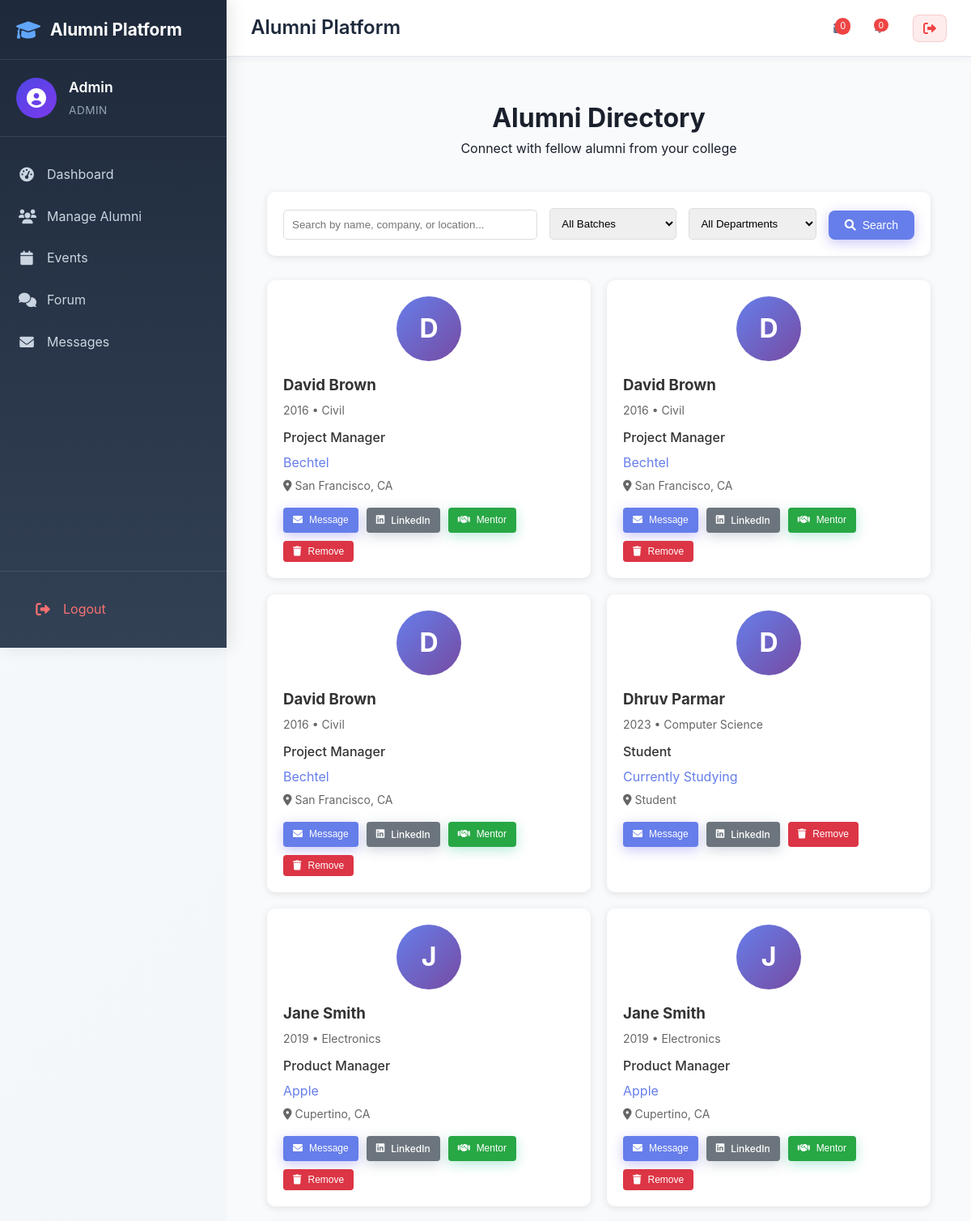
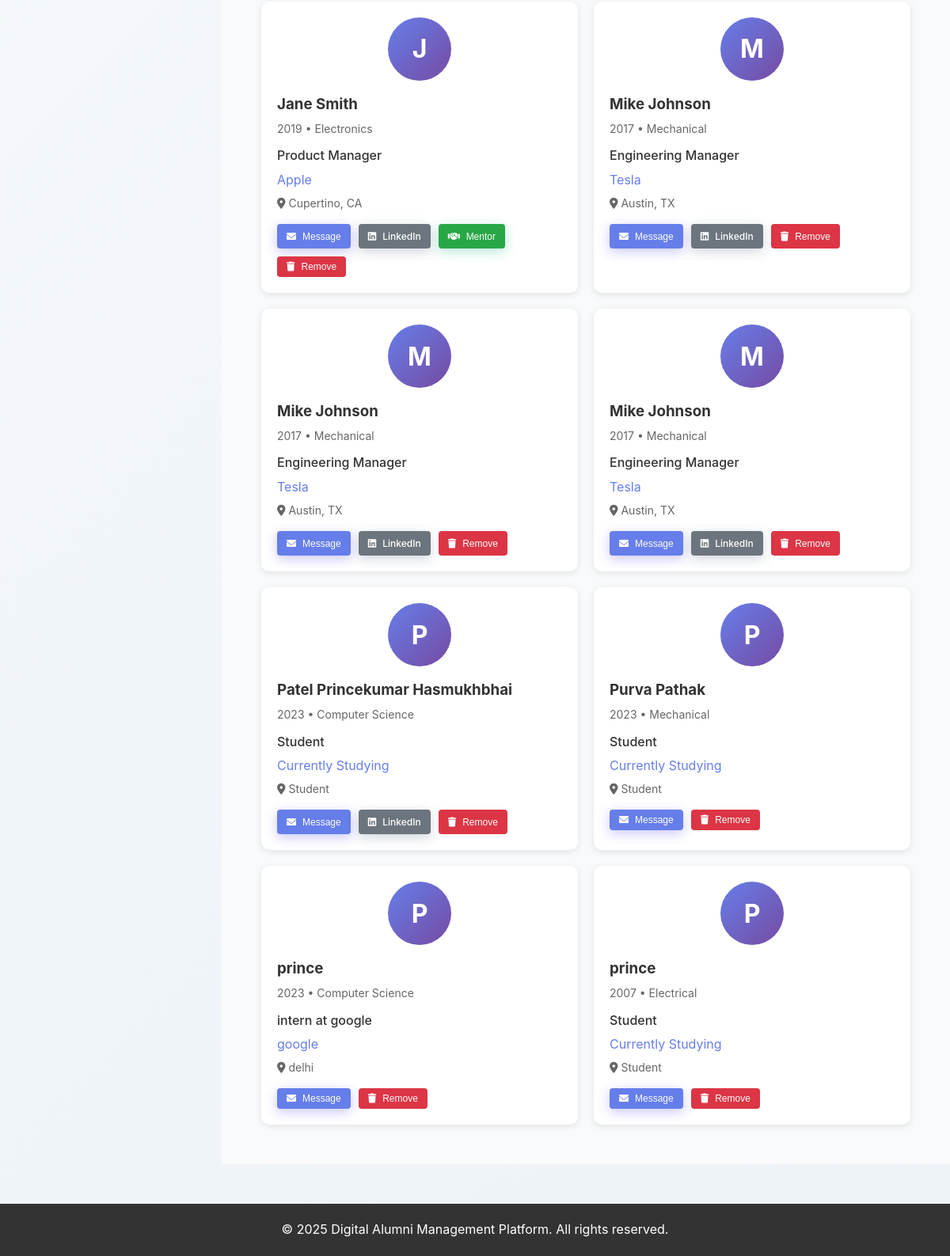
The app's page /alumni/directory (signed in) with its own data (2 pictures, top to bottom).
### tables this page shows
CREATE TABLE "alumni_profiles" (
            id INTEGER PRIMARY KEY AUTOINCREMENT,
            user_id INTEGER,
            name TEXT NOT NULL,
            batch_year INTEGER,
            department TEXT,
            current_job TEXT,
            company TEXT,
            location TEXT,
            achievements TEXT,
            profile_picture TEXT,
            cv_file TEXT,
            linkedin_url TEXT,
            privacy_level TEXT DEFAULT 'public' CHECK(privacy_level IN ('public', 'private')),
            available_for_mentorship INTEGER DEFAULT 0,
            created_at TIMESTAMP DEFAULT CURRENT_TIMESTAMP,
            FOREIGN KEY (user_id) REFERENCES users(id)
        );

### app.py (the view)
@app.route('/alumni/directory')
def alumni_directory():
    if 'user_id' not in session:
        return redirect(url_for('login'))
    if session.get('role') == 'alumni' and not check_profile_completion():
        session['profile_incomplete'] = True
        return redirect(url_for('create_profile'))
    search = request.args.get('search', '')
    batch = request.args.get('batch', '')
    department = request.args.get('department', '')
    query = """
        SELECT ap.*, u.email FROM alumni_profiles ap
        JOIN users u ON ap.user_id = u.id
        WHERE u.is_verified = TRUE AND ap.privacy_level = 'public'
    """
    params = []
    if search:
        query += " AND (ap.name LIKE ? OR ap.company LIKE ? OR ap.location LIKE ?)"
        search_param = f"%{search}%"
        params.extend([search_param, search_param, search_param])
    if batch:
        query += " AND ap.batch_year = ?"
        params.append(batch)
    if department:
        query += " AND ap.department = ?"
        params.append(department)
    query += " ORDER BY ap.name"
    alumni = db.execute_query(query, params)
    batches = db.execute_query("SELECT DISTINCT batch_year FROM alumni_profiles WHERE batch_year IS NOT NULL ORDER BY batch_year DESC")
    departments = db.execute_query("SELECT DISTINCT department FROM alumni_profiles WHERE department IS NOT NULL ORDER BY department")
    return render_template('alumni/directory.html',
                         alumni=alumni,
                         batches=batches,
                         departments=departments,
                         search=search,
                         selected_batch=batch,
                         selected_department=department)

### templates/alumni/directory.html (shortened to what this page needs)
{% extends "base.html" %}
{% block content %}
<div class="directory-container">
    <div class="directory-header">
        <h1>Alumni Directory</h1>
        <p>Connect with fellow alumni from your college</p>
    </div>
    <div class="search-section">
        <form method="GET" class="search-form">
            <div class="search-row">
                <div class="search-group">
                    <input type="text" name="search" value="{{ search }}" placeholder="Search by name, company, or location..." class="search-input">
                </div>
                <div class="filter-group">
                    <select name="batch" class="filter-select">
                        <option value="">All Batches</option>
                    </select>
                </div>
                <div class="filter-group">
                    <select name="department" class="filter-select">
                        <option value="">All Departments</option>
                    </select>
                </div>
                <button type="submit" class="btn btn-primary">
                    <i class="fas fa-search"></i> Search
                </button>
            </div>
        </form>
    </div>
    <div class="alumni-grid">
        {% if alumni %}
            {% for alumnus in alumni %}
            <div class="alumni-card">
                <div class="alumni-avatar">
                    {% if alumnus.profile_picture %}
                        <img src="{{ url_for('static', filename='uploads/' + alumnus.profile_picture) }}" alt="{{ alumnus.name }}">
                    {% else %}
                        <div class="avatar-placeholder">
                            {{ alumnus.name[0].upper() }}
                        </div>
                    {% endif %}
                </div>
                <div class="alumni-info">
                    <h3>{{ alumnus.name }}</h3>
                    <p class="batch-dept">{{ alumnus.batch_year }} • {{ alumnus.department }}</p>
                    {% if alumnus.current_job %}
                    <p class="job-title">{{ alumnus.current_job }}</p>
                    {% endif %}
                    {% if alumnus.company %}
                    <p class="company">{{ alumnus.company }}</p>
                    {% endif %}
                    {% if alumnus.location %}
                    <p class="location">
                        <i class="fas fa-map-marker-alt"></i> {{ alumnus.location }}
                    </p>
                    {% endif %}
                    <div class="alumni-actions">
                        <button class="btn btn-sm btn-primary" onclick="sendMessage({{ alumnus.user_id }})">
                            <i class="fas fa-envelope"></i> Message
                        </button>
                        {% if alumnus.linkedin_url %}
                        <a href="{{ alumnus.linkedin_url }}" target="_blank" class="btn btn-sm btn-secondary">
                            <i class="fab fa-linkedin"></i> LinkedIn
                        </a>
                        {% endif %}
                        {% if alumnus.available_for_mentorship %}
                        <button class="btn btn-sm btn-success" onclick="requestMentorship({{ alumnus.user_id }})">
                            <i class="fas fa-handshake"></i> Mentor
                        </button>
                        {% endif %}
                        {% if session.role == 'admin' %}
                        <button class="btn btn-sm btn-danger" onclick="removeAlumni({{ alumnus.user_id }}, '{{ alumnus.name }}')">
                            <i class="fas fa-trash"></i> Remove
                        </button>
                        {% endif %}
                    </div>
                </div>
            </div>
            {% endfor %}
        {% else %}
            <div class="no-results">
                <i class="fas fa-search"></i>
                <h3>No alumni found</h3>
                <p>Try adjusting your search criteria or filters.</p>
            </div>
        {% endif %}
    </div>
</div>
{% endblock %}

### templates/base.html (shortened to what this page needs)
<!DOCTYPE html>
<html lang="en">
<head>
    <link rel="stylesheet" href="{{ url_for('static', filename='css/style.css') }}">
    <link href="https://cdnjs.cloudflare.com/ajax/libs/font-awesome/6.0.0/css/all.min.css" rel="stylesheet">
    <link rel="stylesheet" href="https://unpkg.com/leaflet@1.7.1/dist/leaflet.css" />
</head>
<body>
    {% if session.user_id %}
    <div class="sidebar" id="sidebar">
        <div class="sidebar-header">
            <div class="sidebar-logo">
                <i class="fas fa-graduation-cap"></i>
                <span class="logo-text">Alumni Platform</span>
            </div>
        </div>
        <div class="sidebar-user">
            <div class="user-avatar">
                <i class="fas fa-user-circle"></i>
            </div>
            <div class="user-info">
                <div class="user-name">{{ session.email.split('@')[0].title() }}</div>
                <div class="user-role">{{ session.role.title() }}</div>
            </div>
        </div>
        <nav class="sidebar-nav">
            {% if session.role == 'admin' %}
                <a href="{{ url_for('admin_dashboard') }}" class="nav-item">
                    <i class="fas fa-tachometer-alt"></i>
                    <span>Dashboard</span>
                </a>
                <a href="{{ url_for('alumni_directory') }}" class="nav-item">
                    <i class="fas fa-users"></i>
                    <span>Manage Alumni</span>
                </a>
                <a href="{{ url_for('admin_events') }}" class="nav-item">
                    <i class="fas fa-calendar"></i>
                    <span>Events</span>
                </a>
                <a href="{{ url_for('forum') }}" class="nav-item">
                    <i class="fas fa-comments"></i>
                    <span>Forum</span>
                </a>
            {% endif %}
            <a href="{{ url_for('messages') }}" class="nav-item">
                <i class="fas fa-envelope"></i>
                <span>Messages</span>
            </a>
        </nav>
        <div class="sidebar-footer">
            <a href="{{ url_for('logout') }}" class="nav-item logout-item">
                <i class="fas fa-sign-out-alt"></i>
                <span>Logout</span>
            </a>
        </div>
    </div>
    <header class="top-header">
        <div class="header-title">
            <h1>{% block page_title %}Alumni Platform{% endblock %}</h1>
        </div>
        <div class="header-actions">
            <a href="{{ url_for('messages') }}" class="header-btn" title="Messages">
                <span class="notification-badge" id="messageCount">0</span>
            </a>
            <button class="header-btn" id="notificationBtn" title="Notifications">
                <span class="notification-badge" id="notificationCount">0</span>
            </button>
            <a href="{{ url_for('logout') }}" class="header-btn logout-btn" title="Logout">
                <i class="fas fa-sign-out-alt"></i>
            </a>
        </div>
    </header>
    <main class="main-content">
    {% endif %}
        <div class="content-wrapper">
            {% block content %}{% endblock %}
        </div>
    </main>
    <footer class="footer">
        <div class="footer-content">
            <p>&copy; 2025 Digital Alumni Management Platform. All rights reserved.</p>
        </div>
    </footer>
</body>
</html>

### templates/alumni/directory.html (style rules this page uses)
.directory-container { max-width: 1200px; margin: 0 auto; padding: 0 20px; }
.directory-header { text-align: center; margin-bottom: 40px; }
.search-section { background: white; padding: 20px; border-radius: 10px; box-shadow: 0 2px 10px rgba(0,0,0,0.1); margin-bottom: 30px; }
.search-row { display: grid; grid-template-columns: 2fr 1fr 1fr auto; gap: 15px; align-items: end; }
.search-input, .filter-select { width: 100%; padding: 10px; border: 1px solid #ddd; border-radius: 5px; }
.alumni-grid { display: grid; grid-template-columns: repeat(auto-fill, minmax(300px, 1fr)); gap: 20px; }
.alumni-card { background: white; border-radius: 10px; padding: 20px; box-shadow: 0 2px 10px rgba(0,0,0,0.1); transition: transform 0.3s; }
.alumni-avatar { text-align: center; margin-bottom: 15px; }
.avatar-placeholder { width: 80px; height: 80px; border-radius: 50%; background: linear-gradient(135deg, #667eea 0%, #764ba2 100%); color: white; display: flex; align-items: center; justify-content: center; font-size: 2rem; font-weight: bold; margin: 0 auto; }
.alumni-info h3 { margin-bottom: 5px; color: #333; }
.batch-dept { color: #666; font-size: 14px; margin-bottom: 10px; }
.job-title { font-weight: 500; color: #333; margin-bottom: 5px; }
.company { color: #667eea; margin-bottom: 5px; }
.location { color: #666; font-size: 14px; margin-bottom: 15px; }
.alumni-actions { display: flex; gap: 10px; flex-wrap: wrap; }

### records on screen
alumni_profiles: name "D", name "David Brown", batch_year "2016", department "Civil", current_job "Project Manager", company "Bechtel", location "San Francisco, CA"
alumni_profiles: name "D", name "David Brown", batch_year "2016", department "Civil", current_job "Project Manager", company "Bechtel", location "San Francisco, CA"
alumni_profiles: name "D", name "David Brown", batch_year "2016", department "Civil", current_job "Project Manager", company "Bechtel", location "San Francisco, CA"
alumni_profiles: name "D", name "Dhruv Parmar", batch_year "2023", department "Computer Science", current_job "Student", company "Currently Studying", location "Student"
alumni_profiles: name "J", name "Jane Smith", batch_year "2019", department "Electronics", current_job "Product Manager", company "Apple", location "Cupertino, CA"
alumni_profiles: name "J", name "Jane Smith", batch_year "2019", department "Electronics", current_job "Product Manager", company "Apple", location "Cupertino, CA"
alumni_profiles: name "J", name "Jane Smith", batch_year "2019", department "Electronics", current_job "Product Manager", company "Apple", location "Cupertino, CA"
alumni_profiles: name "M", name "Mike Johnson", batch_year "2017", department "Mechanical", current_job "Engineering Manager", company "Tesla", location "Austin, TX"
alumni_profiles: name "M", name "Mike Johnson", batch_year "2017", department "Mechanical", current_job "Engineering Manager", company "Tesla", location "Austin, TX"
alumni_profiles: name "M", name "Mike Johnson", batch_year "2017", department "Mechanical", current_job "Engineering Manager", company "Tesla", location "Austin, TX"
alumni_profiles: name "P", name "Patel Princekumar Hasmukhbhai", batch_year "2023", department "Computer Science", current_job "Student", company "Currently Studying", location "Student"
alumni_profiles: name "P", name "Purva Pathak", batch_year "2023", department "Mechanical", current_job "Student", company "Currently Studying", location "Student"
alumni_profiles: name "P", name "prince", batch_year "2023", department "Computer Science", current_job "intern at google", company "google", location "delhi"
alumni_profiles: name "P", name "prince", batch_year "2007", department "Electrical", current_job "Student", company "Currently Studying", location "Student"

### other values on screen
{{ session.email.split('@')[0].title() }} "Admin"
{{ session.role.title() }} "ADMIN"
